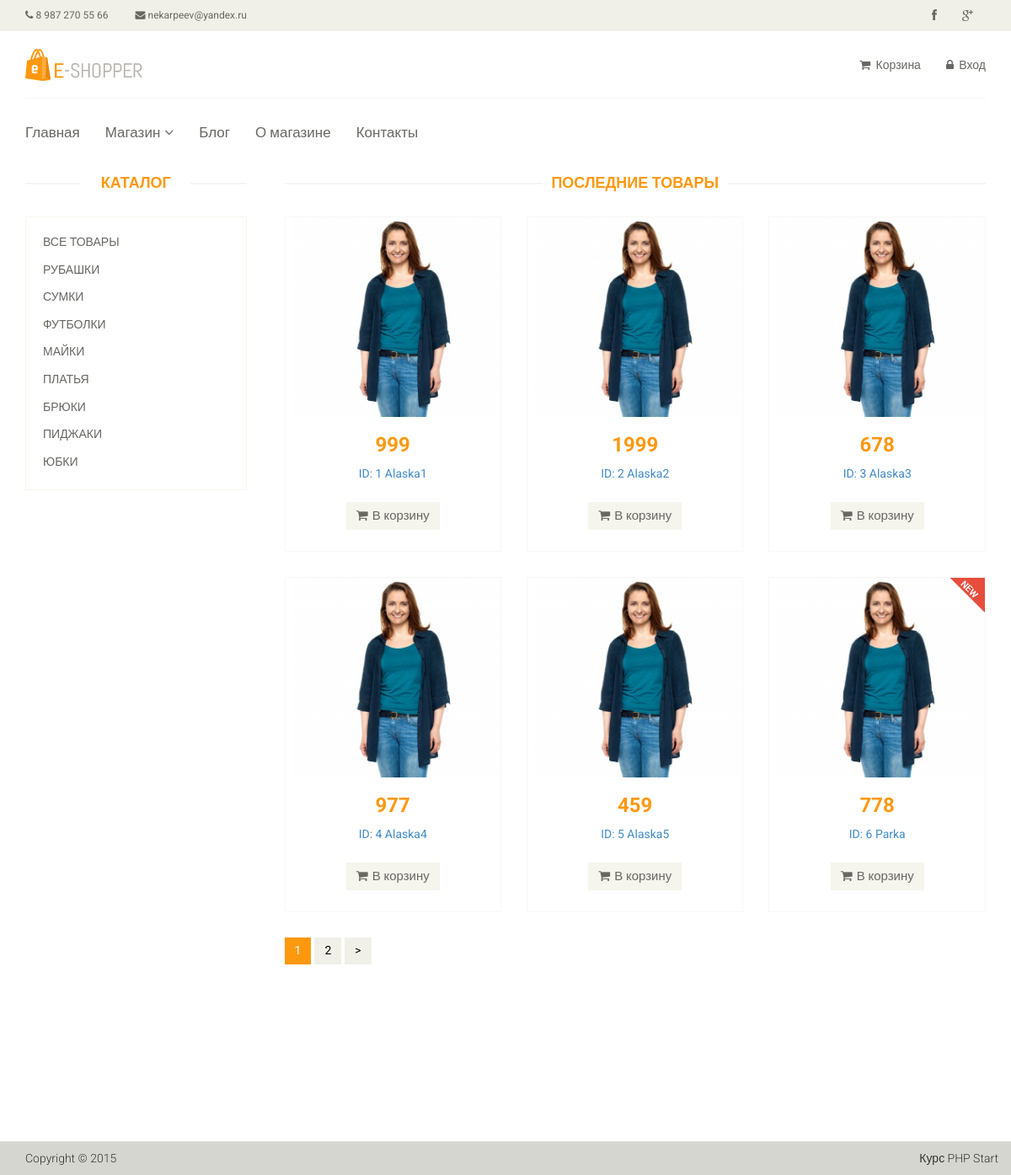
/catalog, run on the app's committed database.
### tables this page shows
CREATE TABLE `article_category` (
  `id` int(11) NOT NULL,
  `name` varchar(255) DEFAULT NULL,
  `sort_order` int(11) NOT NULL,
  `status` int(11) NOT NULL
);

CREATE TABLE `articles` (
  `id` int(11) NOT NULL,
  `category` varchar(55) DEFAULT NULL,
  `title` varchar(255) DEFAULT NULL,
  `code` varchar(255) NOT NULL,
  `text` text,
  `id_category` int(11) NOT NULL,
  `price` float DEFAULT NULL,
  `img` varchar(255) NOT NULL,
  `views` int(11) NOT NULL,
  `is_new` int(11) NOT NULL DEFAULT '0',
  `is_recommended` int(11) NOT NULL DEFAULT '0',
  `status` int(11) NOT NULL DEFAULT '1'
);

### config/routes.php (called while the page is built)
<?php
return array(
    'product/([0-9]+)'                => '/product/view/$1',
    'product'                         => '/product/list',
    'catalog'                         => '/catalog/view',
    'catalog/page-([0-9]+)'           => '/catalog/view/$1',
    'category/([0-9]+)'               => '/catalog/category/$1',
    'category/([0-9]+)/page-([0-9]+)' => '/catalog/category/$1/$2',
    'user/register'                   => '/user/register',
    'user/login'                      => '/user/login',
    'user/logout'                     => '/user/logout',
    'cart'                            => '/cart/index',
    'cart/add/([0-9]+)'               => '/cart/add/$1',
    'cart/delete/([0-9]+)'            => '/cart/delete/$1',
    'cart/deleteAll/([0-9]+)'         => '/cart/deleteAll/$1',
    'cart/checkout'                   => '/cart/checkout',
    'cabinet'                         => '/cabinet/index',
    'cabinet/edit'                    => '/cabinet/edit',
    'admin/product/create'            => '/adminProduct/create',
    'admin/product/update/([0-9]+)'   => '/adminProduct/update/$1',
    'admin/product/delete/([0-9]+)'   => '/adminProduct/delete/$1',
    'admin/product'                   => '/adminProduct/index',
    'admin/category/create'           => '/adminCategory/create',
    'admin/category/update/([0-9]+)'  => '/adminCategory/update/$1',
    'admin/category/delete/([0-9]+)'  => '/adminCategory/delete/$1',
    'admin/category'                  => '/adminCategory/index',
    'admin/order/update/([0-9]+)'     => '/adminOrder/update/$1',
    'admin/order/delete/([0-9]+)'     => '/adminOrder/delete/$1',
    'admin/order/view/([0-9]+)'       => '/adminOrder/view/$1',
    'admin/order'                     => '/adminOrder/index',
    'admin'                           => '/admin/index',
    ''                                => '/site/index'
);
?>

### controllers/catalogController.php (called while the page is built, shortened)
<?php
    class CatalogController
    {
        public function actionView($page = 1)
        {
            $page = preg_replace('|[^0-9]*|','',$page);
            $page = intval($page);
            $categoryList = [];
            $categoryList = Category::getCategory();
            $productList = [];
            $productList = Product::getProductList($page);
            $total = Product::getTotalProduct();
            $pagination = new Pagination($total, $page, $limit = Product::DEFAULT_LIMIT, $index = 'page-');
            include_once(ROOT . '/view/catalog/view.php');
            die();
        }
    }

### index.php (called while the page is built, shortened)
<?php
    include_once(ROOT . '/components/Autoload.php');
    $rout1 = new Router;
    $rout1->run();

### models/Category.php (called while the page is built, shortened)
<?php
class Category
{
    public static function getCategory()
    {
        $db = Db::getConnection();
        $result = $db->query('SELECT id, name, sort_order FROM `article_category` WHERE status = 1 ORDER BY sort_order ASC');
        while ($row = $result->fetch()) {
            static $i = 0;
            $categoryList[$i]['id'] = $row['id'];
            $categoryList[$i]['name'] = $row['name'];
            $categoryList[$i]['sort_order'] = $row['sort_order'];
        }
        return $categoryList;
    }
}

### models/Product.php (called while the page is built, shortened)
<?php
class Product
{
    public static function getProductList($page = 1, $limit = self::DEFAULT_LIMIT)
    {
        $db = Db::getConnection();
        $offset = $limit * ($page - 1);
        $sql = ('SELECT * FROM `articles` WHERE status = 1 LIMIT :limit OFFSET :offset');
        $result = $db->prepare($sql);
        $result->bindValue(':limit', $limit, PDO::PARAM_INT);
        $result->bindValue(':offset', $offset, PDO::PARAM_INT);
        $result->execute();
        while ($row = $result->fetch()) {
            static $i = 0;
            $productList[$i]['id'] = $row['id'];
            $productList[$i]['category'] = $row['category'];
            $productList[$i]['title'] = $row['title'];
            $productList[$i]['code'] = $row['code'];
            $productList[$i]['text'] = $row['text'];
            $productList[$i]['price'] = $row['price'];
            $productList[$i]['is_new'] = $row['is_new'];
            $productList[$i]['is_recommended'] = $row['is_recommended'];
            $productList[$i]['status'] = $row['status'];
        }
        return $productList;
    }
    public static function getTotalProduct($limit = self::DEFAULT_LIMIT)
    {
        $db = Db::getConnection();
        $sql = 'SELECT count(id) FROM `articles` WHERE `status` = 1';
        $result = $db->query($sql);
        $total = $result->fetch();
        return $total[0];
    }
}

### components/Autoload.php (called while the page is built, shortened)
<?php
    spl_autoload_register(function ($class_name)
    {
        $array_paths = array(
            '/models/',
            '/components/',
            '/controllers/',
        );
        foreach ($array_paths as $path) {
            $path = ROOT . $path . $class_name . '.php';
        }
    });

### view/components/product_item.php (the view)
<div class="single-products">
    <div class="productinfo text-center">
        <a href="/product/<?php echo $product['id']; ?>">
            <img src="template/images/home/product1.jpg" alt=""/>
        </a>
        <h2><?php echo $product['price']; ?></h2>
        <p>
            <a href="/product/<?php echo $product['id']; ?>"> <?php echo 'ID: ' . $product['id'] . ' ' . $product['title']; ?></a>
        </p>
        <a data-id="<?php echo $product['id'];?>" href="/cart/add/<?php echo $product['id'];?>" class="btn btn-default add-to-cart"><i
                class="fa fa-shopping-cart"></i>В корзину</a>
    </div>
    <?php if ($product['is_new']): ?>
        <img src="template/images/home/new.png" class="new" alt=""/>
    <?php endif; ?>
</div>

### components/Router.php (shortened to what this page needs)
<?php
	class Router {
		private $routes;
		public function __construct() {
			$path = ROOT . '/config/routes.php';
			$this->routes = include($path);
                }
                       private function getURL() {
                    if (!empty($_SERVER['REQUEST_URI'])) {
                        return trim($_SERVER['REQUEST_URI'], '/');
                    }
                  }
		public function run() {
                    $uri = $this->getURL();
                    foreach ($this->routes as $uriPattern => $path) {
                     if (preg_match("~^$uriPattern$~", $uri)) {
                        $internalRoute = preg_replace("~$uriPattern~", $path, $uri);
                        $segment = explode('/', $internalRoute);
                        array_shift($segment);
                        $controllerName = ucfirst(array_shift($segment)).'Controller';
                        $actionName = 'action' . ucfirst(array_shift($segment));
                        $parameters = $segment;
                        $controllerObject = new $controllerName;
                        $result = call_user_func_array(array($controllerObject, $actionName), $parameters);
                    }
	}
     }
 }

### view/catalog/view.php
<?php
    include_once(ROOT . '/view/layouts/header.php');
?>
    <section>
        <div class="container">
            <div class="row">
                <?php include_once(ROOT . '/view/components/category.php'); ?>
                <div class="col-sm-9 padding-right">
                    <div class="features_items">
                        <h2 class="title text-center">Последние товары</h2>
                        <?php foreach ($productList as $product): ?>
                            <div class="col-sm-4">
                                <div class="product-image-wrapper">
                                    <?php include(ROOT . '/view/components/product_item.php'); ?>
                                </div>
                            </div>
                        <?php endforeach; ?>
                    </div>
                    <?php
                        echo $pagination->get();
                    ?>
                </div>
            </div>
        </div>
    </section>
<?php
    include_once ROOT . '/view/layouts/footer.php';
?>

### view/components/category.php
<div class="col-sm-3">
    <div class="left-sidebar">
        <h2>Каталог</h2>
        <div class="panel-group category-products">
            <div class="panel panel-default">
                <div class="panel-heading">
                    <h4 class="panel-title"><a href="/catalog">Все товары</a></h4>
                </div>
            </div>
            <?php foreach ($categoryList as $categoryItem): ?>
                <div class="panel panel-default">
                    <div class="panel-heading">
                        <h4 class="panel-title">
                            <a href="/category/<?php echo $categoryItem['id']; ?>"
                               class="<?php if (!empty($idCategory) and $idCategory == $categoryItem['id']) echo 'active'; ?>">
                                <?php echo $categoryItem['name']; ?>
                            </a>
                        </h4>
                    </div>
                </div>
            <?php endforeach; ?>
        </div>
    </div>
</div>

### template/css/main.css (style rules this page uses)
body { font-family: 'Roboto', sans-serif; background:; position: relative; font-weight:400px; }
a { -webkit-transition: 300ms; -moz-transition: 300ms; -o-transition: 300ms; transition: 300ms; }
h1, h2, h3, h4, h5, h6 { font-family: 'Roboto', sans-serif; }
.category-products { border: 1px solid #F7F7F0; margin-bottom: 35px; padding-bottom: 20px; padding-top: 15px; }
.left-sidebar h2, .brands_products h2 { color: #FE980F; font-family: 'Roboto', sans-serif; font-size: 18px; font-weight: 700; margin: 0 auto 30px; text-align: center; text-transform: uppercase; position: relative; z-index:3; }
.left-sidebar h2:after, h2.title:after { content: " "; position: absolute; border: 1px solid #f5f5f5; bottom:8px; left: 0; width: 100%; height: 0; z-index: -2; }
.left-sidebar h2:before { content: " "; position: absolute; background: #fff; bottom: -6px; width: 130px; height: 30px; z-index: -1; left: 50%; margin-left: -65px; }
h2.title:before { content: " "; position: absolute; background: #fff; bottom: -6px; width: 220px; height: 30px; z-index: -1; left: 50%; margin-left: -110px; }
.category-products .panel { background-color: #FFFFFF; border: 0px; border-radius: 0px; box-shadow:none; margin-bottom: 0px; }
.category-products .panel-default .panel-heading { background-color: #FFFFFF; border: 0 none; color: #FFFFFF; padding: 5px 20px; }
.category-products .panel-default .panel-heading .panel-title a { color: #696763; font-family: 'Roboto', sans-serif; font-size: 14px; text-decoration: none; text-transform: uppercase; }
.padding-right { padding-right: 0; }
.features_items { overflow:hidden; }
h2.title { color: #FE980F; font-family: 'Roboto', sans-serif; font-size: 18px; font-weight: 700; margin: 0 15px; text-transform: uppercase; margin-bottom: 30px; position: relative; }
.product-image-wrapper { border:1px solid #F7F7F5; overflow: hidden; margin-bottom:30px; }
.single-products { position: relative; }
.new, .sale { position: absolute; top: 0; right: 0; }
.productinfo h2 { color: #FE980F; font-family: 'Roboto', sans-serif; font-size: 24px; font-weight: 700; }
.productinfo p { font-family: 'Roboto', sans-serif; font-size: 14px; font-weight: 400; color: #696763; height: 34px; }
.productinfo img { width: 100%; }
.productinfo { position:relative; }
.add-to-cart { background:#F5F5ED; border: 0 none; border-radius: 0; color: #696763; font-family: 'Roboto', sans-serif; font-size: 15px; margin-bottom: 25px; }
.add-to-cart i { margin-right:5px; }

### data on the page
article_category: name "РУБАШКИ"
article_category: name "СУМКИ"
article_category: name "ФУТБОЛКИ"
article_category: name "МАЙКИ"
article_category: name "ПЛАТЬЯ"
article_category: name "БРЮКИ"
article_category: name "ПИДЖАКИ"
article_category: name "ЮБКИ"
articles: price "999", id "1", title "Alaska1"
articles: price "1999", id "2", title "Alaska2"
articles: price "678", id "3", title "Alaska3"
articles: price "977", id "4", title "Alaska4"
articles: price "459", id "5", title "Alaska5"
articles: price "778", id "6", title "Parka", is_new 1 (drawn)

### other printed values
$text "2"
$text ">"
